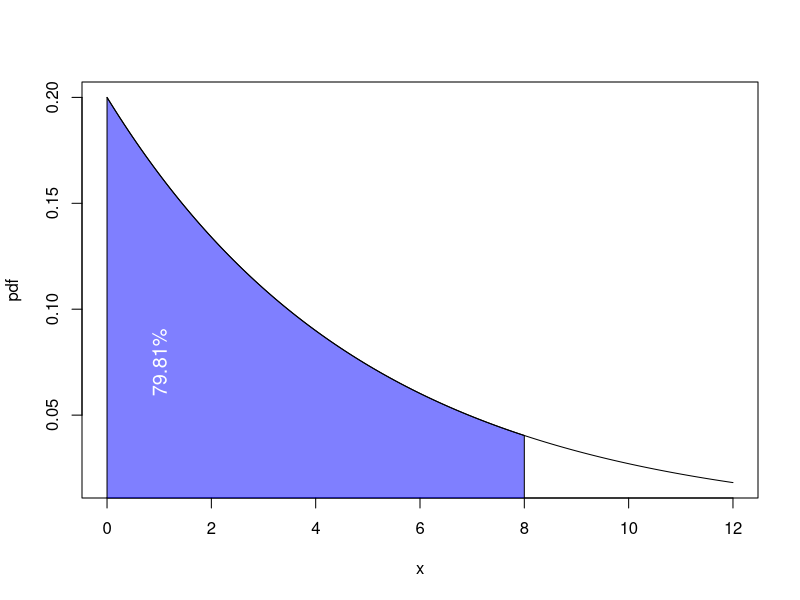

Recreate this plot in R.
# https://r-coder.com/exponential-distribution-r/#The_exponential_distribution

exp_area <- function(rate = 1, lb, ub, acolor = "lightgray", ...) {
    x <- seq(0, 12, 0.01) 
    
    if (missing(lb)) {
       lb <- min(x)
    }
    if (missing(ub)) {
        ub <- max(x)
    }

    x2 <- seq(lb, ub, length = 100)    
    plot(x, dexp(x, rate = rate), type = "n", xlab = "x", ylab = "pdf")
   
    y <- dexp(x2, rate = rate)
    polygon(c(lb, x2, ub), c(0, y, 0), col = acolor)
    lines(x, dexp(x, rate = rate), type = "l", ...)
}


# plot the area under an exponential curve of rate 0 between 0.5 and 5 with the following code:
p <- exp_area(rate = 0.2, lb = 0, ub = 8, acolor = rgb(0, 0, 1, alpha = 0.5))
text(1, 0.075, "79.81%", srt = 90, col = "white", cex = 1.2)


# uncomment belows to show the plot below
#exp_area(rate = 0.2, lb = 8, acolor = rgb(0, 0, 1, alpha = 0.1))
#arrows(10, 0.1, 10, 0.015, length = 0.1, lwd = 2)
#text(10, 0.12, "20.19%", cex = 1.2)